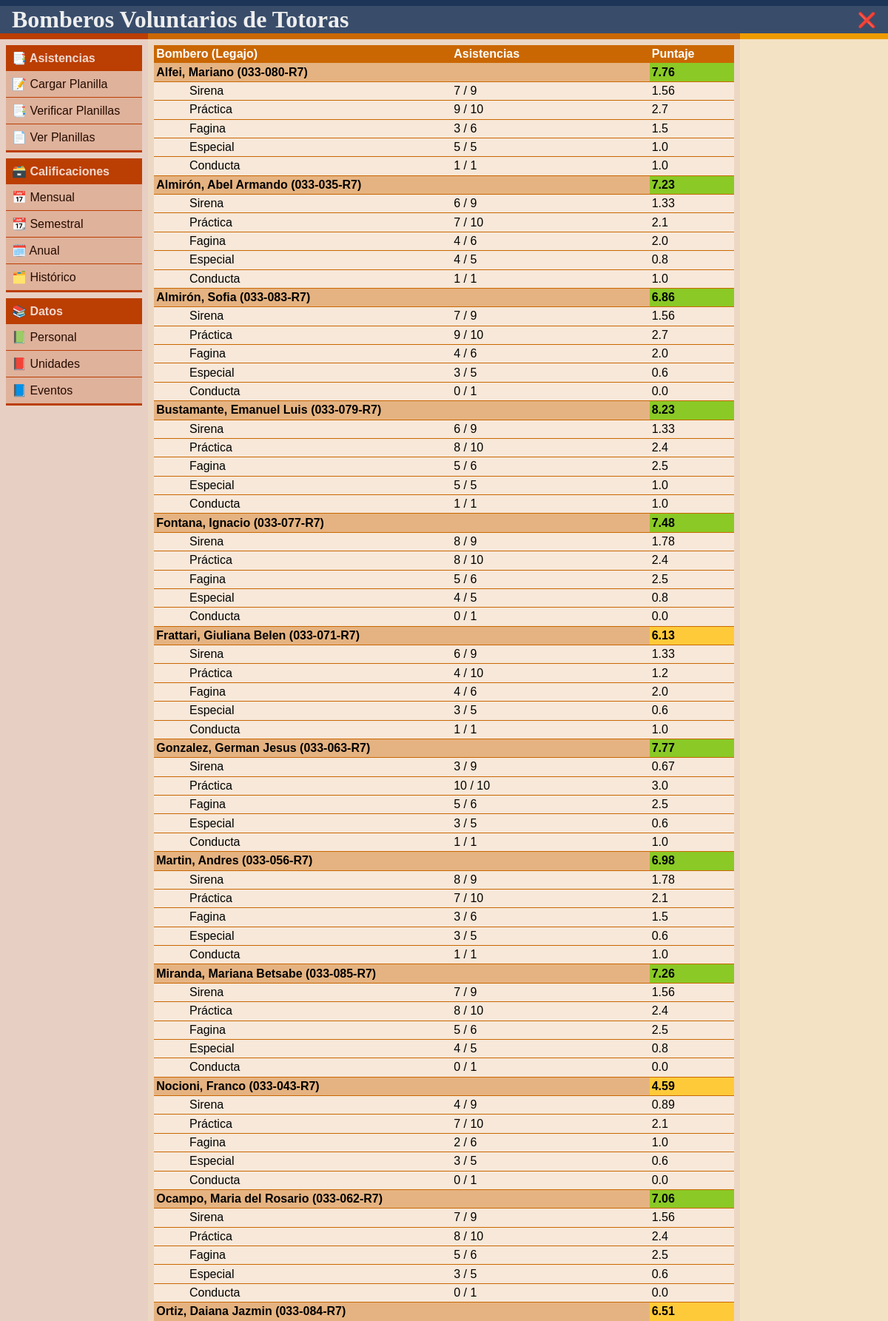
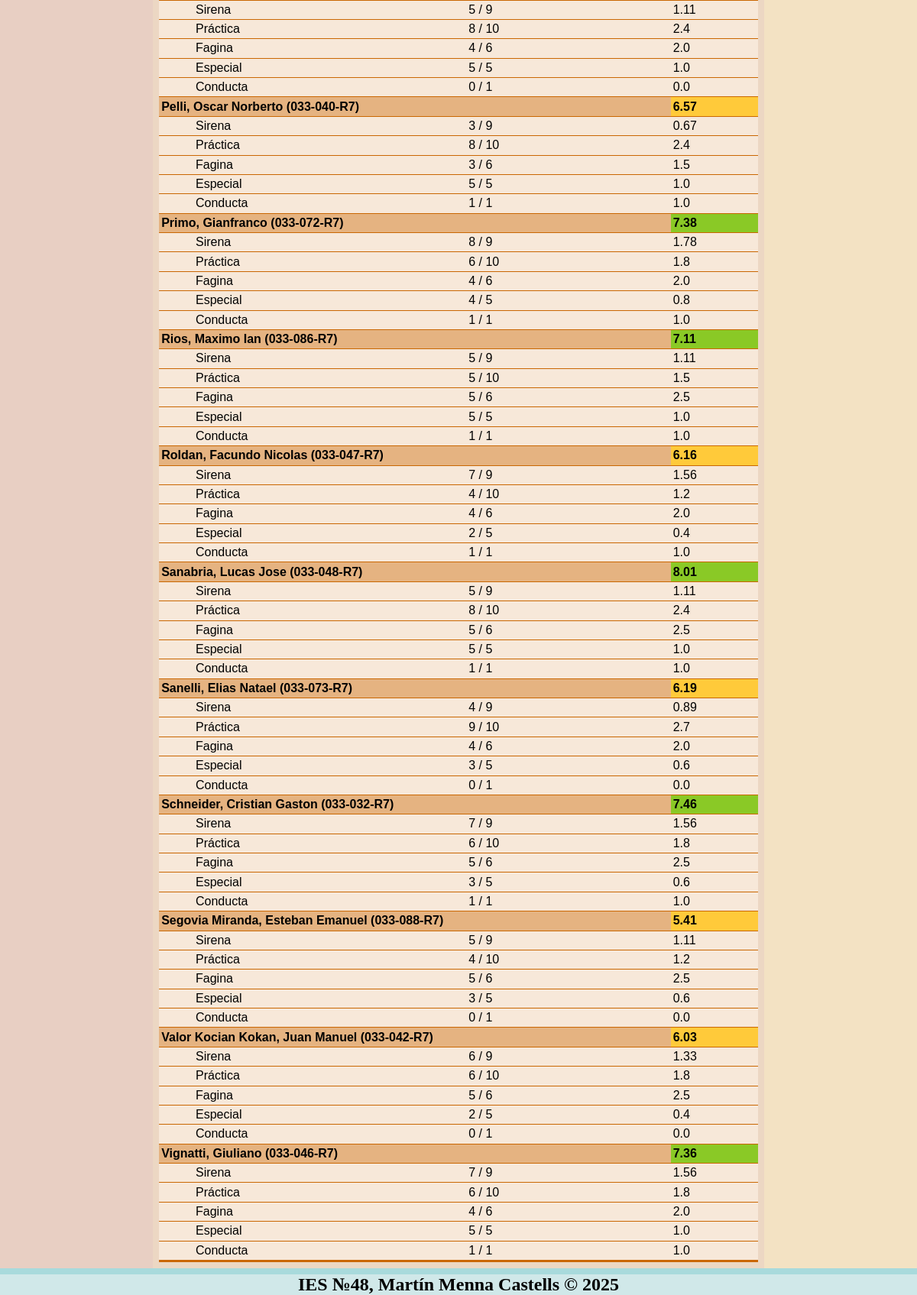
/calificaciones/semestral (signed in), run on the app's committed database (2 pictures, top to bottom).
### tables this page shows
CREATE TABLE personal (
    legajo           TEXT    PRIMARY KEY UNIQUE,
    dni              INTEGER NOT NULL UNIQUE,
    username         TEXT    NOT NULL UNIQUE,
    password         TEXT    NOT NULL,
    apellido_nombre  TEXT    NOT NULL,
    telefono         INTEGER,
    fecha_nacimiento TEXT    NOT NULL,
    provincia        TEXT    NOT NULL,
    lugar            TEXT    NOT NULL,
    permisos         INTEGER NOT NULL DEFAULT 0
);

CREATE TABLE eventos (
    id     INTEGER PRIMARY KEY AUTOINCREMENT,
    nombre TEXT    NOT NULL,
    puntos REAL    NOT NULL
);

### app/blueprints/bp_calificaciones.py (the view)
@bp.route('/semestral', methods=['GET'])
def Semestral():
    return render_template('calificaciones/semestral.html', calificaciones=Calificacion.Get_Semestral(), Calificacion=Calificacion, Bombero=Bombero, Evento=Evento)

### app/scripts/db.py (called while the page is built)
def Get_DB():
    if 'db' not in g:
        g.db = sqlite3.connect(
            DATABASE,
            detect_types=sqlite3.PARSE_DECLTYPES
        )
        g.db.row_factory = sqlite3.Row
    return g.db

def Close_DB(exception):
    db = g.pop('db', None)
    if db is not None:
        db.close()

### app/scripts/eventos.py (called while the page is built)
    def Get_Evento_By_ID(id):
        DB = Get_DB()
        evento_data = DB.execute(
            'SELECT * FROM eventos WHERE id = ?',
            (id,)
        ).fetchone()
        if evento_data is None:
            return None
        return Evento(
            id=evento_data['id'],
            nombre=evento_data['nombre'],
            puntos=evento_data['puntos']
        )

### app/scripts/personal.py (called while the page is built)
    def Get_Bombero_By_Legajo(legajo):
        DB = Get_DB()
        bombero_data = DB.execute(
            'SELECT * FROM personal WHERE legajo = ?',
            (legajo,)
        ).fetchone()
        if bombero_data is None:
            return None
        return Bombero(
            legajo=bombero_data['legajo'],
            dni=bombero_data['dni'],
            username=bombero_data['username'],
            password=bombero_data['password'],
            apellido_nombre=bombero_data['apellido_nombre'],
            telefono=bombero_data['telefono'],
            fecha_nacimiento=bombero_data['fecha_nacimiento'],
            provincia=bombero_data['provincia'],
            lugar=bombero_data['lugar'],
            permisos=bombero_data['permisos']
        )

### app/templates/calificaciones/semestral.html
{% extends 'base.html' %}
{% block head %}
    <link rel="stylesheet" href="{{ url_for('static', filename='calificaciones.css') }}">
{% endblock %}
{% block center %}
    <table>
        <thead>
            <tr>
                <th>
                    Bombero (Legajo)
                </th>
                <th>
                    Asistencias
                </th>
                <th>
                    Puntaje
                </th>
            </tr>
        </thead>
        <tbody>
            {% for calificacion in calificaciones %}
                <tr class="bomberos">
                    <td colspan="2">
                        {% set bombero = Bombero.Get_Bombero_By_Legajo(calificacion.legajo) %}
                        {{ bombero.apellido_nombre }} ({{bombero.legajo}})
                    </td>
                    {% if calificacion.puntaje < 3.33 %}
                        <td style="background-color: #FF595E;">
                            {{ calificacion.puntaje }}
                        </td>
                    {% elif calificacion.puntaje < 6.66 %}
                        <td style="background-color: #FFCA3A;">
                            {{ calificacion.puntaje }}
                        </td>
                    {% else %}
                        <td style="background-color: #8AC926;">
                            {{ calificacion.puntaje }}
                        </td>
                    {% endif %}
                </tr>
                {% for evento in Calificacion.Get_Desglose_Semestral(calificacion.legajo) %}
                    <tr class="eventos">
                        <td>
                            {{ Evento.Get_Evento_By_ID(evento.id_evento).nombre }}
                        </td>
                        <td>
                            {{ evento.asistencias }} / {{ evento.total }}
                        </td>
                        <td>
                            {{ evento.puntaje }}
                        </td>
                    </tr>
                {% endfor %}
            {% endfor %}
        </tbody>
    </table>
{% endblock %}

### app/static/base.css (style rules this page uses)
* { margin: 0; padding: 0; }
:root { --color-bg-body: #EEEEEEAA; --color-fg-top: #1D3557; --color-bg-top: #1D3557DD; --color-text-top: #EEE; --color-fg-middle: #AE2012; --color-bg-middle: #AE201277; --color-fg-bottom: #A8DADC; --color-bg-bottom: #A8DADC77; --color-fg-left: #BB3E03; --color-bg-left: #BB3E03; --color-fg-center: #CA6702; --color-bg-center: #CA6702; --color-fg-right: #EE9B00; --color-bg-right: #EE9B00; }
html { background-image: url(./logo.svg); background-repeat: no-repeat; background-position: center; background-size: 33%; }
body { background-color: var(--color-bg-body); display: grid; grid-template-columns: 1fr; grid-template-rows: auto 1fr auto; grid-template-areas: 'top' 'middle' 'bottom'; min-height: 100dvh; }

### data on the page
personal: apellido_nombre "Alfei, Mariano", legajo "033-080-R7"
eventos: Get_Evento_By_ID "Sirena" "Sirena" "Sirena" "Sirena" "Sirena" "Sirena" "Sirena" "Sirena" "Sirena" "Sirena" "Sirena" "Sirena" "Sirena" "Sirena" "Sirena" "Sirena" "Sirena" "Sirena" "Sirena" "Sirena" "Sirena" "Sirena"
eventos: Get_Evento_By_ID "Práctica" "Práctica" "Práctica" "Práctica" "Práctica" "Práctica" "Práctica" "Práctica" "Práctica" "Práctica" "Práctica" "Práctica" "Práctica" "Práctica" "Práctica" "Práctica" "Práctica" "Práctica" "Práctica" "Práctica" "Práctica" "Práctica"
eventos: Get_Evento_By_ID "Fagina" "Fagina" "Fagina" "Fagina" "Fagina" "Fagina" "Fagina" "Fagina" "Fagina" "Fagina" "Fagina" "Fagina" "Fagina" "Fagina" "Fagina" "Fagina" "Fagina" "Fagina" "Fagina" "Fagina" "Fagina" "Fagina"
eventos: Get_Evento_By_ID "Especial" "Especial" "Especial" "Especial" "Especial" "Especial" "Especial" "Especial" "Especial" "Especial" "Especial" "Especial" "Especial" "Especial" "Especial" "Especial" "Especial" "Especial" "Especial" "Especial" "Especial" "Especial"
eventos: Get_Evento_By_ID "Conducta" "Conducta" "Conducta" "Conducta" "Conducta" "Conducta" "Conducta" "Conducta" "Conducta" "Conducta" "Conducta" "Conducta" "Conducta" "Conducta" "Conducta" "Conducta" "Conducta" "Conducta" "Conducta" "Conducta" "Conducta" "Conducta"
personal: apellido_nombre "Almirón, Abel Armando", legajo "033-035-R7"
personal: apellido_nombre "Almirón, Sofia", legajo "033-083-R7"
personal: apellido_nombre "Bustamante, Emanuel Luis", legajo "033-079-R7"
personal: apellido_nombre "Fontana, Ignacio", legajo "033-077-R7"
personal: apellido_nombre "Frattari, Giuliana Belen", legajo "033-071-R7"
personal: apellido_nombre "Gonzalez, German Jesus", legajo "033-063-R7"
personal: apellido_nombre "Martin, Andres", legajo "033-056-R7"
personal: apellido_nombre "Miranda, Mariana Betsabe", legajo "033-085-R7"
personal: apellido_nombre "Nocioni, Franco", legajo "033-043-R7"
personal: apellido_nombre "Ocampo, Maria del Rosario", legajo "033-062-R7"
personal: apellido_nombre "Ortiz, Daiana Jazmin", legajo "033-084-R7"
personal: apellido_nombre "Pelli, Oscar Norberto", legajo "033-040-R7"
personal: apellido_nombre "Primo, Gianfranco", legajo "033-072-R7"
personal: apellido_nombre "Rios, Maximo Ian", legajo "033-086-R7"
personal: apellido_nombre "Roldan, Facundo Nicolas", legajo "033-047-R7"
personal: apellido_nombre "Sanabria, Lucas Jose", legajo "033-048-R7"
personal: apellido_nombre "Sanelli, Elias Natael", legajo "033-073-R7"
personal: apellido_nombre "Schneider, Cristian Gaston", legajo "033-032-R7"
personal: apellido_nombre "Segovia Miranda, Esteban Emanuel", legajo "033-088-R7"
personal: apellido_nombre "Valor Kocian Kokan, Juan Manuel", legajo "033-042-R7"
personal: apellido_nombre "Vignatti, Giuliano", legajo "033-046-R7"

### other printed values
{{ calificacion.puntaje }} "7.76" "7.23" "6.86" "8.23" "7.48" "7.77" "6.98" "7.26" "7.06" "7.38" "7.11" "8.01" "7.46" "7.36"
{{ evento.asistencias }} "7" "9" "3" "5" "1" "6" "7" "4" "4" "1" "7" "9" "4" "3" "0" "6" "8" "5" "5" "1" "8" "8" "5" "4" "0" "6" "4" "4" "3" "1" "3" "10" "5" "3" "1" "8" "7" "3" "3" "1" "7" "8" "5" "4" "0" "4" "7" "2" "3" "0" "7" "8" "5" "3" "0" "5" "8" "4" "5" "0" "3" "8" "3" "5" "1" "8" "6" "4" "4" "1" "5" "5" "5" "5" "1" "7" "4" "4" "2" "1" "5" "8" "5" "5" "1" "4" "9" "4" "3" "0" "7" "6" "5" "3" "1" "5" "4" "5" "3" "0" "6" "6" "5" "2" "0" "7" "6" "4" "5" "1"
{{ evento.total }} "9" "10" "6" "5" "1" "9" "10" "6" "5" "1" "9" "10" "6" "5" "1" "9" "10" "6" "5" "1" "9" "10" "6" "5" "1" "9" "10" "6" "5" "1" "9" "10" "6" "5" "1" "9" "10" "6" "5" "1" "9" "10" "6" "5" "1" "9" "10" "6" "5" "1" "9" "10" "6" "5" "1" "9" "10" "6" "5" "1" "9" "10" "6" "5" "1" "9" "10" "6" "5" "1" "9" "10" "6" "5" "1" "9" "10" "6" "5" "1" "9" "10" "6" "5" "1" "9" "10" "6" "5" "1" "9" "10" "6" "5" "1" "9" "10" "6" "5" "1" "9" "10" "6" "5" "1" "9" "10" "6" "5" "1"
{{ evento.puntaje }} "1.56" "2.7" "1.5" "1.0" "1.0" "1.33" "2.1" "2.0" "0.8" "1.0" "1.56" "2.7" "2.0" "0.6" "0.0" "1.33" "2.4" "2.5" "1.0" "1.0" "1.78" "2.4" "2.5" "0.8" "0.0" "1.33" "1.2" "2.0" "0.6" "1.0" "0.67" "3.0" "2.5" "0.6" "1.0" "1.78" "2.1" "1.5" "0.6" "1.0" "1.56" "2.4" "2.5" "0.8" "0.0" "0.89" "2.1" "1.0" "0.6" "0.0" "1.56" "2.4" "2.5" "0.6" "0.0" "1.11" "2.4" "2.0" "1.0" "0.0" "0.67" "2.4" "1.5" "1.0" "1.0" "1.78" "1.8" "2.0" "0.8" "1.0" "1.11" "1.5" "2.5" "1.0" "1.0" "1.56" "1.2" "2.0" "0.4" "1.0" "1.11" "2.4" "2.5" "1.0" "1.0" "0.89" "2.7" "2.0" "0.6" "0.0" "1.56" "1.8" "2.5" "0.6" "1.0" "1.11" "1.2" "2.5" "0.6" "0.0" "1.33" "1.8" "2.5" "0.4" "0.0" "1.56" "1.8" "2.0" "1.0" "1.0"
{{ calificacion.puntaje }} "6.13" "4.59" "6.51" "6.57" "6.16" "6.19" "5.41" "6.03"
